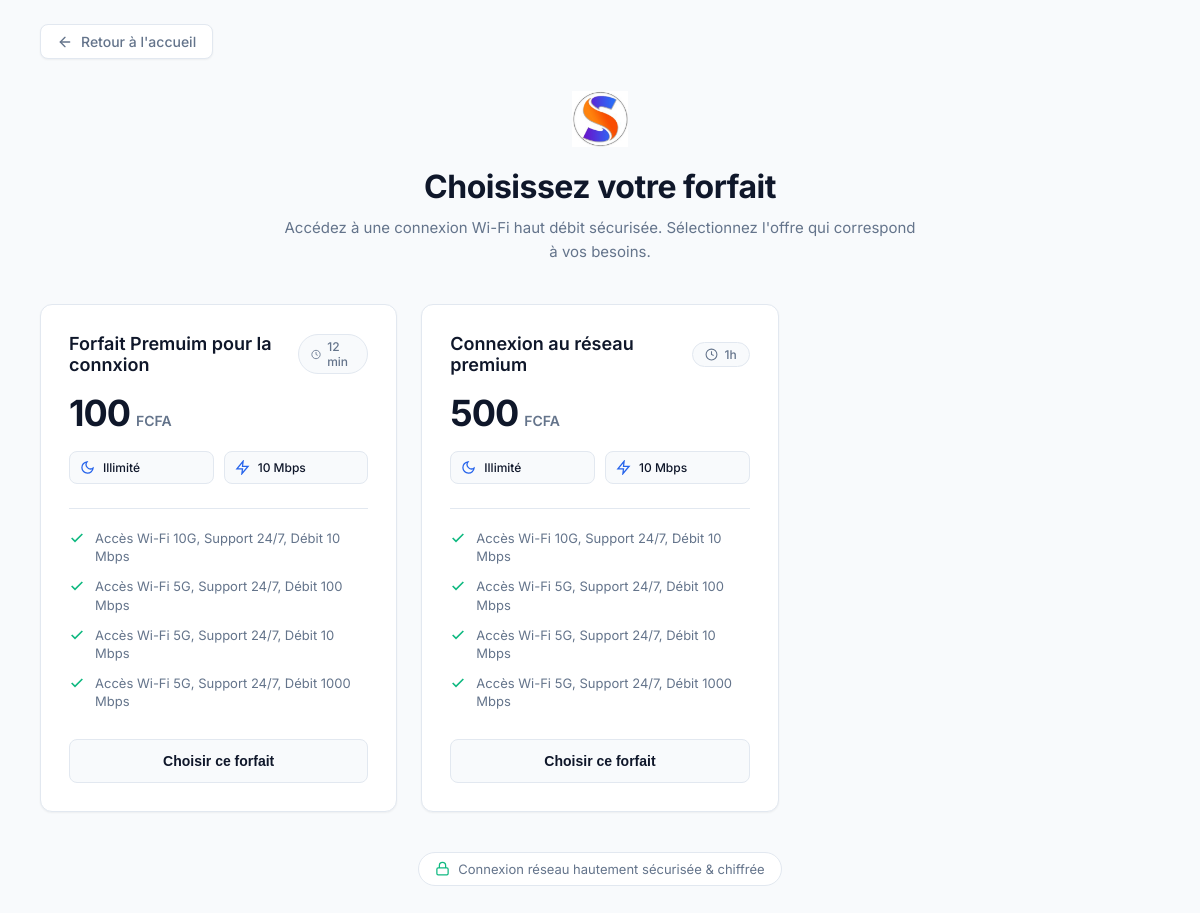
Page /forfaits/ on the committed database.
### captive_portal/models.py (models this page shows, shortened)
class Enterprise(models.Model):
    id = models.UUIDField(primary_key=True, default=uuid.uuid4, editable=False)
    nom = models.CharField(max_length=150, verbose_name="Nom de l'entreprise")
    logo = models.ImageField(
        upload_to='enterprises/logos/', null=True, blank=True, verbose_name="Logo de l'entreprise"
    )
    created_at = models.DateTimeField(auto_now_add=True, verbose_name="Date de création")
    updated_at = models.DateTimeField(auto_now=True, verbose_name="Dernière modification")
    class Meta:
        db_table = 'enterprise'
        verbose_name = 'Entreprise'
        verbose_name_plural = 'Entreprises'

class Forfait(models.Model):
    id = models.UUIDField(primary_key=True, default=uuid.uuid4, editable=False)
    titre = models.CharField(max_length=150, verbose_name="Titre du forfait")
    prix = models.IntegerField(default=0, verbose_name="Prix (FCFA)")
    duree_minutes = models.IntegerField(default=60, verbose_name="Durée de validité (en minutes)")
    simultaneous_use = models.IntegerField(default=1, verbose_name="Sessions simultanées max")
    prises = models.ManyToManyField(
        Prise,
        related_name='forfaits',
        verbose_name="Prises associées / autorisées",
        blank=True,
        help_text="Prises/ports réseau sur lesquels ce forfait est utilisable"
    )
    quota_octets = models.BigIntegerField(
        default=0,
        verbose_name="Quota Data (en Octets)",
        help_text="0 pour Illimité. Exemple: 1 Go = 1073741824 octets"
    )
    bandwidth_max_down = models.IntegerField(
        default=10485760,
        verbose_name="Débit Max Descendant (bps)",
        help_text="WISPr-Bandwidth-Max-Down. Exemple: 10 Mbps = 10485760"
    )
    bandwidth_max_up = models.IntegerField(
        default=5242880,
        verbose_name="Débit Max Montant (bps)",
        help_text="WISPr-Bandwidth-Max-Up. Exemple: 5 Mbps = 5242880"
    )
    actif = models.BooleanField(default=True, verbose_name="Forfait actif")
    contenus = models.ManyToManyField(
        Contenu,
        related_name='forfaits',
        verbose_name="Contenus inclus",
        blank=True
    )
    class Meta:
        db_table = 'forfait'
        verbose_name = 'Forfait'
        verbose_name_plural = 'Forfaits'
    @property
    def duree_formatted(self):
        mins = self.duree_minutes or 0
        if mins < 60:
            return f"{mins} min"
        elif mins < 1440:
            heures = mins // 60
            reste = mins % 60
            return f"{heures}h{f'{reste:02d}' if reste else ''}"
        else:
            jours = mins // 1440
            return f"{jours} Jour{'s' if jours > 1 else ''}"
    @property
    def quota_formatted(self):
        bytes_val = self.quota_octets or 0
        if bytes_val <= 0:
            return "Illimité"
    @property
    def bandwidth_down_formatted(self):
        bps = self.bandwidth_max_down or 0
        if bps >= 1000000:
            return f"{round(bps / 1000000)} Mbps"
        elif bps >= 1000:
            return f"{round(bps / 1000)} Kbps"
        return f"{bps} bps"

class Contenu(models.Model):
    id = models.UUIDField(primary_key=True, default=uuid.uuid4, editable=False)
    libelle = models.CharField(
        max_length=255,
        unique=True,
        verbose_name="Libellé du contenu",
        help_text="Ex: Accès Wi-Fi 5G, Support 24/7, Débit 10 Mbps"
    )
    class Meta:
        db_table = 'contenu'
        verbose_name = 'Contenu disponible'
        verbose_name_plural = 'Contenus disponibles'

### captive_portal/views.py (the view)
# urls.py: path('forfaits/', views.forfaits_view, name='liste_forfaits'),
def forfaits_view(request):
    forfaits = Forfait.objects.filter(actif=True).prefetch_related('contenus', 'prises')
    enterprise = Enterprise.objects.first()
    query_params = request.GET.urlencode()
    context = {
        'forfaits': forfaits,
        'enterprise': enterprise,
        'query_params': query_params,
    }
    return render(request, 'forfaits.html', context)

### captive_portal/templates/forfaits.html (shortened to what this page needs)
<!DOCTYPE html>
<html lang="fr">
<head>
</head>
<body>
    <div class="page-container">
        <nav class="top-nav">
            <a href="{% url 'home' %}{% if query_params %}?{{ query_params }}{% endif %}" class="btn-back">
                <svg viewBox="0 0 24 24"><line x1="19" y1="12" x2="5" y2="12"></line><polyline points="12 19 5 12 12 5"></polyline></svg>
                Retour à l'accueil
            </a>
        </nav>
        <header class="header-container">
            <div class="logo-container">
                {% if enterprise and enterprise.logo %}
                    <img src="{{ enterprise.logo.url }}" alt="{{ enterprise.nom }}" class="logo-img">
                {% else %}
                    <div class="logo-fallback">
                        {% if enterprise %}{{ enterprise.nom|slice:":2"|upper }}{% else %}NET{% endif %}
                    </div>
                {% endif %}
            </div>
            <h1 class="page-title">Choisissez votre forfait</h1>
            <p class="page-subtitle">
                Accédez à une connexion Wi-Fi haut débit sécurisée. Sélectionnez l'offre qui correspond à vos besoins.
            </p>
        </header>
        {% if forfaits %}
            <main class="pricing-grid" id="pricingGrid">
                {% for forfait in forfaits %}
                    <article class="pricing-card" data-forfait-id="{{ forfait.id }}">
                        <div>
                            <div class="card-header">
                                <h2 class="card-title">{{ forfait.titre }}</h2>
                                <span class="card-duration-badge">
                                    <svg viewBox="0 0 24 24"><circle cx="12" cy="12" r="10"></circle><polyline points="12 6 12 12 16 14"></polyline></svg>
                                    {{ forfait.duree_formatted }}
                                </span>
                            </div>
                            <div class="price-container">
                                <span class="price-value">{{ forfait.prix|stringformat:"d" }}</span>
                                <span class="price-currency">FCFA</span>
                            </div>
                            <div class="specs-pills">
                                <div class="spec-pill">
                                    <svg viewBox="0 0 24 24"><path d="M21 12.79A9 9 0 1 1 11.21 3 7 7 0 0 0 21 12.79z"></path></svg>
                                    <span>{{ forfait.quota_formatted }}</span>
                                </div>
                                <div class="spec-pill">
                                    <svg viewBox="0 0 24 24"><polygon points="13 2 3 14 12 14 11 22 21 10 12 10 13 2"></polygon></svg>
                                    <span>{{ forfait.bandwidth_down_formatted }}</span>
                                </div>
                            </div>
                            <div class="card-divider"></div>
                            <ul class="features-list">
                                {% if forfait.contenus.all %}
                                    {% for contenu in forfait.contenus.all %}
                                        <li class="feature-item">
                                            <svg class="feature-icon" viewBox="0 0 24 24"><polyline points="20 6 9 17 4 12"></polyline></svg>
                                            <span>{{ contenu.libelle }}</span>
                                        </li>
                                    {% endfor %}
                                {% else %}
                                    <li class="feature-item">
                                        <svg class="feature-icon" viewBox="0 0 24 24"><polyline points="20 6 9 17 4 12"></polyline></svg>
                                        <span>Accès Internet haut débit garanti</span>
                                    </li>
                                {% endif %}
                            </ul>
                        </div>
                        <button type="button" class="select-btn">
                            <span class="btn-text">Choisir ce forfait</span>
                        </button>
                    </article>
                {% endfor %}
            </main>
        {% else %}
            <div class="empty-state">
                Aucun forfait actif n'est disponible pour le moment. Veuillez contacter l'administrateur du réseau.
            </div>
        {% endif %}
        <footer class="footer-navigation">
            <div class="security-footer">
                <svg viewBox="0 0 24 24"><rect x="3" y="11" width="18" height="11" rx="2" ry="2"></rect><path d="M7 11V7a5 5 0 0 1 10 0v4"></path></svg>
                Connexion réseau hautement sécurisée & chiffrée
            </div>
        </footer>
    </div>
</body>
</html>

### rows in the picture
Enterprise: logo (picture)
Forfait: titre "Forfait Premuim pour la connxion", duree_formatted "12 min", prix "100", quota_formatted "Illimité", bandwidth_down_formatted "10 Mbps"
Contenu: libelle "Accès Wi-Fi 10G, Support 24/7, Débit 10 Mbps"
Contenu: libelle "Accès Wi-Fi 5G, Support 24/7, Débit 100 Mbps"
Contenu: libelle "Accès Wi-Fi 5G, Support 24/7, Débit 10 Mbps"
Contenu: libelle "Accès Wi-Fi 5G, Support 24/7, Débit 1000 Mbps"
Forfait: titre "Connexion au réseau premium", duree_formatted "1h", prix "500", quota_formatted "Illimité", bandwidth_down_formatted "10 Mbps"
